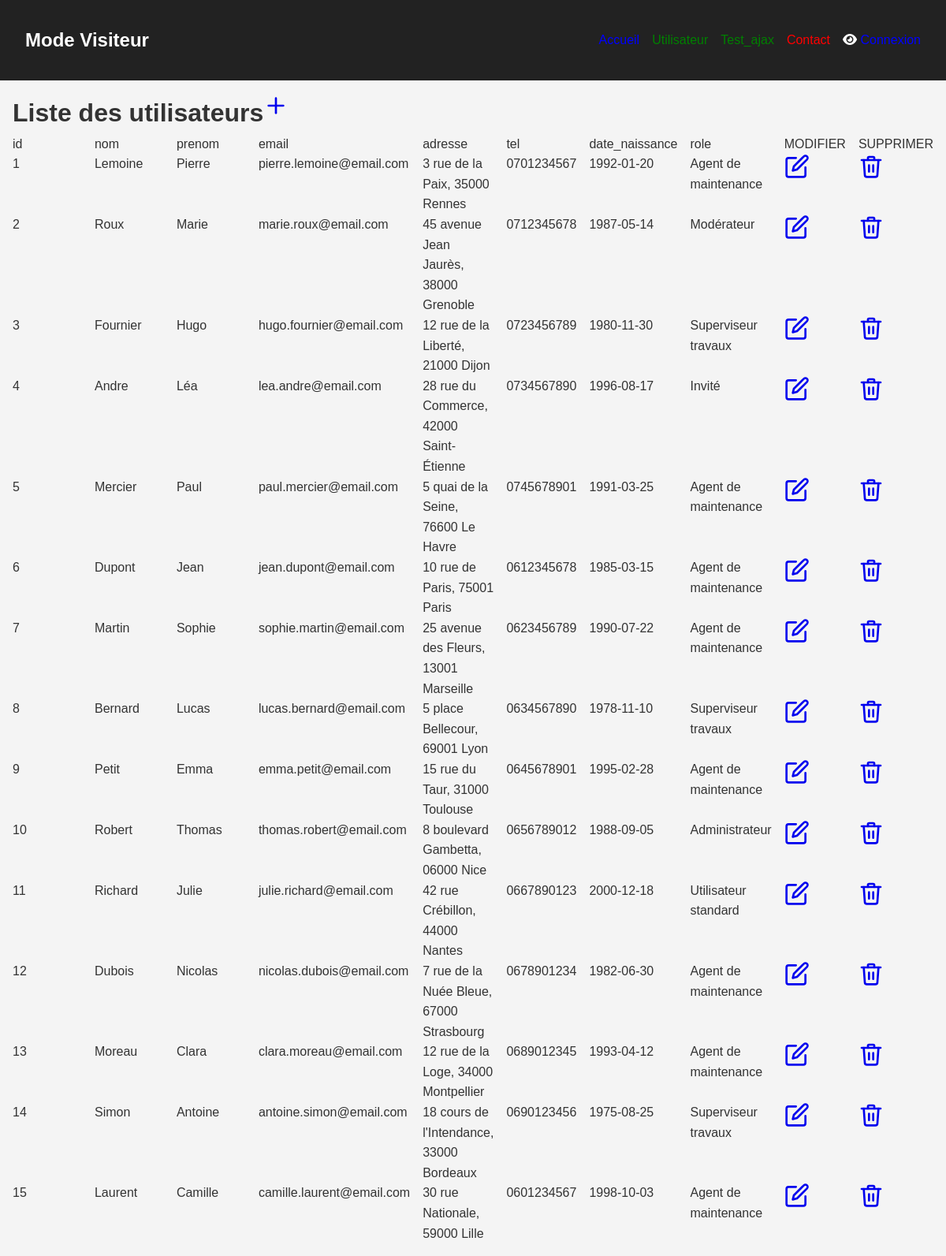
The app's page /?page=utilisateur_list with its own data.
### tables this page shows
CREATE TABLE
    IF NOT EXISTS utilisateur (
        id_utilisateur INTEGER NOT NULL AUTO_INCREMENT,
        nom VARCHAR(50) NOT NULL,
        prenom VARCHAR(50) NOT NULL,
        email VARCHAR(100) NOT NULL,
        mdp TEXT NOT NULL,
        adresse TEXT NOT NULL,
        tel VARCHAR(10) NOT NULL,
        date_naissance DATE NOT NULL,
        id_role INTEGER NOT NULL,
        PRIMARY KEY (id_utilisateur),
        KEY fk_utilisateur_role (id_role)
    );

CREATE TABLE
    IF NOT EXISTS role (
        id_role INTEGER NOT NULL AUTO_INCREMENT,
        libelle TEXT NOT NULL,
        niveau_perm INTEGER NOT NULL,
        PRIMARY KEY (id_role)
    );

### index.php (called while the page is built, shortened)
<?php
require "./php/controller/routes.php";
require "./php/controller/helpers.php";
charger_page();

### php/controller/classes/NavElement.Class.php (called while the page is built, shortened)
<?php
class NavElement
{
    private $_libelle;
    private $_icone;
    private $_reference;
    private $_couleur;
    public static $_all_elt = [];
    public static function get_all_elt()
    {
        return self::$_all_elt;
    }
    public static function set_new_elt($_new_elt)
    {
        self::$_all_elt[$_new_elt->get_libelle()] = $_new_elt;
    }
    public function get_couleur()
    {
        return $this->_couleur;
    }
    public function set_couleur($_couleur)
    {
        $this->_couleur = $_couleur;
    }
    public function get_reference()
    {
        return $this->_reference;
    }
    public function set_reference($_reference)
    {
        $this->_reference = $_reference;
    }
    public function get_icone()
    {
        return $this->_icone;
    }
    public function set_icone($_icone)
    {
        $this->_icone = $_icone;
    }
    public function get_libelle()
    {
        return $this->_libelle;
    }
    public function set_libelle($_libelle)
    {
        $this->_libelle = $_libelle;
    }
}

### php/controller/classes/Utilisateur.Class.php (called while the page is built, shortened)
<?php
class Utilisateur
{
    private $_id_utilisateur;
    private $_nom;
    private $_prenom;
    private $_email;
    private $_adresse;
    private $_tel;
    private $_date_naissance;
    private $_id_role;
    public function get_adresse()
    {
        return $this->_adresse;
    }
    public function set_adresse($_adresse)
    {
        $this->_adresse = $_adresse;
    }
    public function get_tel()
    {
        return $this->_tel;
    }
    public function set_tel($_tel)
    {
        $this->_tel = $_tel;
    }
    public function get_date_naissance()
    {
        return $this->_date_naissance;
    }
    public function set_date_naissance($_date_naissance)
    {
        $this->_date_naissance = $_date_naissance;
    }
    public function get_id_role()
    {
        return $this->_id_role;
    }
    public function set_id_role($_id_role)
    {
        $this->_id_role = $_id_role;
    }
    public function get_id_utilisateur()
    {
        return $this->_id_utilisateur;
    }
    public function set_id_utilisateur($_id_utilisateur)
    {
        $this->_id_utilisateur = $_id_utilisateur;
    }
    public function get_prenom()
    {
        return $this->_prenom;
    }
    public function set_prenom($_prenom)
    {
        $this->_prenom = $_prenom;
    }
    public function get_email()
    {
        return $this->_email;
    }
    public function set_email($_email)
    {
        $this->_email = $_email;
    }
    public function get_nom()
    {
        return $this->_nom;
    }
    public function set_nom($_nom)
    {
        $this->_nom = $_nom;
    }
    public function __construct(array $data = [])
    {
        if (!empty($data)) {
            foreach ($data as $key => $value) {
                $methode = "set_" . $key;
                if (is_callable([$this, $methode])) {
                    $value = htmlspecialchars($value);
                }
            }
        }
    }
    public static function get_attributes()
    {
        $reflection = new ReflectionClass(Utilisateur::class);
        $props      = $reflection->getProperties();
        $names = array_map(fn($prop) => $prop->getName(), $props);
        return ($names);
    }
}

### php/model/services/DAO.Class.php (called while the page is built, shortened)
<?php
class DAO
{
    public static function select(string $table, ?array $colonnes = null, ?array $conditions = null, ?string $order_by = null, bool $api = false, bool $debug = false)
    {
        $str = json_encode($colonnes) . $table . json_encode($conditions) . $order_by;
        if (! str_contains($str, ";")) {
            $bdd = DbConnect::get_db();
            if ($colonnes == null) {
                $liste_colonnes = "*";
            } else {
                $liste_colonnes = implode(',', $colonnes);
            }
            $req_string  = "SELECT " . $liste_colonnes . " FROM " . $table;
            $where       = conditions_select($conditions);
            $req_string .= $where;
            $req_string .= $order_by == null ? "" : " ORDER BY " . $order_by;
            $requete     = $bdd->prepare($req_string);
            $liste = [];
            $requete->execute();
            while ($donnees = $requete->fetch(PDO::FETCH_ASSOC)) {
                if ($api) {
                    $liste[] = $donnees;
                } else {
                    $liste[] = new $table($donnees);
                }
            }
            return $liste;
        }
    }
    public static function find_by_id($table, $id)
    {
        if ($obj = DAO::select($table, null, ["id_" . $table => $id])) {
            return $obj[0];
        } else {return false;}
    }
}

### php/controller/helpers.php (called while the page is built)
<?php
function hashage($texte)
{
    $texte = sqrt(bin2hex(md5($texte)) . (strlen($texte) + 97));
    $texte = strlen($texte) % 2 == 0 ? bin2hex($texte) : bin2hex($texte . '9');
    return $texte;
}
function conditions_select(?array $conditions = null)
{
    if ($conditions == null) {
        return "";
    }
    $reponse = " WHERE ";
    foreach ($conditions as $key => $value) {
        if (is_array($value)) {
            $reponse .= $key . " in (";
            foreach ($value as $item) {
                $reponse .= $item . ",";
            }
            $reponse  = substr($reponse, 0, strlen($reponse) - 1);
            $reponse .= ") AND ";
        } else {
            if ($value == "") {
                $reponse .= $key . " is null AND ";
            } else {
                if (str_contains($value, '%')) {
                    $reponse .= $key . " like '" . $value . "' AND";
                } else {
                    if (str_contains($value, '->')) {
                        $reponse .= $key . " BETWEEN " . substr($value, 0, 1) . " and " . substr($value, -1, 1) . " AND ";
                    } else {
                        $reponse .= $key . " = '" . $value . "' AND ";
                    }
                }
            }
        }
    }
    $reponse  = substr($reponse, 0, strlen($reponse) - 4);
    return $reponse;
}

### php/controller/classes/Role.Class.php (called while the page is built, shortened)
<?php
class Role
{
    private $_libelle;
    public function get_libelle()
    {
        return $this->_libelle;
    }
    public function set_libelle($_libelle)
    {
        $this->_libelle = $_libelle;
    }
    public function __construct(array $data = [])
    {
        if (! empty($data)){
            foreach ($data as $key => $value) {
                $methode = "set_" . $key;
                if (is_callable([$this, $methode])){
                    $value = htmlspecialchars($value);
                }
            }
        }
    }
}

### php/view/list/utilisateur_list.php (the view)
<?php
$nb_colonne = count(Utilisateur::get_attributes())-1;
echo '
        <div class=flex>
        <h1>Liste des utilisateurs</h1>
        <a href="?page=utilisateur_form&mode=Ajouter"><my-icon name=plus-outline></my-icon></a>
        </div>
        <div class=grid_crud style=--cols:' . $nb_colonne . '>';
foreach (Utilisateur::get_attributes() as $attribut) {
    switch ($attribut) {
        case '_mdp':
            break;
        case '_id_utilisateur':
            echo '<div> id </div>';
            break;
        case '_id_role':
            echo '<div> role </div>';
            break;
        default:
            echo '<div>' . substr($attribut, 1) . '</div>';
            break;
    }
}
echo '<div>MODIFIER</div><div>SUPPRIMER</div>';
foreach (DAO::select('utilisateur') as $utilisateur) {
    foreach (Utilisateur::get_attributes() as $attribut) {
        switch ($attribut) {
            case '_mdp':
                break;
            case '_id_role':
                $valeur = DAO::find_by_id('role', $utilisateur->get_id_role())->get_libelle();
                echo '<div>' . $valeur . '</div>';
                break;
            default:
                $get    = 'get' . $attribut;
                $valeur = $utilisateur->$get();
                echo '<div>' . $valeur . '</div>';
                break;
        }
    }
    echo '<a href="?page=utilisateur_form&mode=Modifier&id_utilisateur=' . $utilisateur->get_id_utilisateur() . '"><my-icon name=edit-outline></my-icon></a>
    <a href="?page=utilisateur_form&mode=Supprimer&id_utilisateur=' . $utilisateur->get_id_utilisateur() . '"><my-icon name=trash-outline></my-icon></a>';
}
echo '</div>';

### php/view/general/head.php
<?php
echo '<!DOCTYPE html>
<html lang="fr">
<head>
    <meta charset="UTF-8">
    <meta name="viewport" content="width=device-width, initial-scale=1.0">
    <title>Site 1</title>
    <link rel="stylesheet" href="css/global.css">
    <link rel="stylesheet" href="css/forms.css">
    <link rel="stylesheet" href="css/responsive.css">
    <link rel="stylesheet" href="css/icon.css">
    <link rel="stylesheet" href="css/root.css">
    <link rel="stylesheet" href="css/style.css">
</head>
<body>';

### php/view/general/header.php (shortened to what this page needs)
<?php
if ($_SESSION['utilisateur']->get_id_role() > 0) {
    $utilisateur['str']  = 'Bonjour ' . $_SESSION['utilisateur']->get_prenom() . '<br> role : ' . DAO::select('role', ['libelle'], ["id_role" => $_SESSION['utilisateur']->get_id_role()])[0]->get_libelle();
    $utilisateur['bool'] = true;
} else {
    $utilisateur['str']  = "Mode Visiteur";
    $utilisateur['bool'] = false;
}
echo '<header class="bg-dark p-1">
        <nav class="flex justify-between align-center container">
            <h2>' . $utilisateur['str'] . '</h2>
            <div class="flex gap-1">';
foreach (NavElement::get_all_elt() as $value) {
    switch ([$value->get_libelle(), $utilisateur['bool']]) {
        case (['Deconnexion', false]):
            break;
        default:
            echo '<a href=' . $value->get_reference() . ' class="td-none nav-icon">
            <span class="fas fa-' . $value->get_icone() . '"></span>
            <span class="nav-text ' . $value->get_couleur() . '">' . $value->get_libelle() . '</span></a>';
            break;
    }
}
echo '            </div>
        </nav>
    </header>
    <main class="container">
';

### php/controller/routes.php
<?php
function charger_page()
{
    $route[''] = new Route(["chemin" => "view/general/accueil","role_requis"=>0]);
    $route['accueil'] = new Route(["chemin" => "view/general/accueil","role_requis"=>0]);
    $route['contact'] = new Route(["chemin" => "view/form/contact","role_requis"=>0]);
    $route['utilisateur_list'] = new Route(["chemin" => "view/list/utilisateur_list","role_requis"=>0]);
    $route['connexion'] = new Route(["chemin" => "view/form/connexion","role_requis"=>0]);
    $route['utilisateur_form'] = new Route(["chemin" => "view/form/utilisateur_form","role_requis"=>0]);
    $route['test_ajax'] = new Route(["chemin" => "view/form/test_ajax","role_requis"=>0]);
    $route['action_connexion'] = new Route(["chemin" => "controller/action/action_connexion","role_requis"=>0]);
    $route['action_utilisateur'] = new Route(["chemin" => "controller/action/action_utilisateur","role_requis"=>0]);
    require "./php/view/general/head.php";
    require "./php/view/general/header.php";
    $page = isset($_GET["page"]) ? $_GET["page"] : "";
    if (isset($route[$page])) {
        require "./php/" . $route[$page]->get_chemin() . ".php";
    } else {
        require "./php/view/general/accueil.php";
    }
    require "./php/view/general/footer.php";
}

### php/view/general/footer.php
<?php
echo '
    </main>
    <script src="./js/icon.js"></script>
</body>
</html>';

### css/global.css (style rules this page uses)
* { box-sizing: border-box; margin: 0; padding: 0; }
:root { --primary: #0056b3; --bg: #f4f4f4; --text: #333; --white: #fff; --dark: #222; }
body { font-family: sans-serif; background: var(--bg); color: var(--text); line-height: 1.6; }
.container { max-width: 1200px; margin: 0 auto; padding: 1rem; }
.flex { display: flex; }
.gap-1 { gap: 1rem; }
.align-center { align-items: center; }
.justify-between { justify-content: space-between; }
.p-1 { padding: 1rem; }
.bg-dark { background: var(--dark); color: var(--white); }
.td-none { text-decoration: none; color: inherit; }

### css/root.css (style rules this page uses)
.bleu { color:blue; }
.vert { color:green; }
.rouge { color:red; }

### css/style.css (style rules this page uses)
.grid_crud { display: grid; grid-template-columns: repeat(var(--cols), 1fr) 0.2fr 0.2fr; column-gap: 1rem; }

### records on screen
utilisateur: id_utilisateur "1", nom "Lemoine", prenom "Pierre", email "pierre.lemoine@email.com", adresse "3 rue de la Paix, 35000 Rennes", tel "0701234567", date_naissance "1992-01-20", id_role.libelle "Agent de maintenance"
utilisateur: id_utilisateur "2", nom "Roux", prenom "Marie", email "marie.roux@email.com", adresse "45 avenue Jean Jaurès, 38000 Grenoble", tel "0712345678", date_naissance "1987-05-14", id_role.libelle "Modérateur"
utilisateur: id_utilisateur "3", nom "Fournier", prenom "Hugo", email "hugo.fournier@email.com", adresse "12 rue de la Liberté, 21000 Dijon", tel "0723456789", date_naissance "1980-11-30", id_role.libelle "Superviseur travaux"
utilisateur: id_utilisateur "4", nom "Andre", prenom "Léa", email "lea.andre@email.com", adresse "28 rue du Commerce, 42000 Saint-Étienne", tel "0734567890", date_naissance "1996-08-17", id_role.libelle "Invité"
utilisateur: id_utilisateur "5", nom "Mercier", prenom "Paul", email "paul.mercier@email.com", adresse "5 quai de la Seine, 76600 Le Havre", tel "0745678901", date_naissance "1991-03-25", id_role.libelle "Agent de maintenance"
utilisateur: id_utilisateur "6", nom "Dupont", prenom "Jean", email "jean.dupont@email.com", adresse "10 rue de Paris, 75001 Paris", tel "0612345678", date_naissance "1985-03-15", id_role.libelle "Agent de maintenance"
utilisateur: id_utilisateur "7", nom "Martin", prenom "Sophie", email "sophie.martin@email.com", adresse "25 avenue des Fleurs, 13001 Marseille", tel "0623456789", date_naissance "1990-07-22", id_role.libelle "Agent de maintenance"
utilisateur: id_utilisateur "8", nom "Bernard", prenom "Lucas", email "lucas.bernard@email.com", adresse "5 place Bellecour, 69001 Lyon", tel "0634567890", date_naissance "1978-11-10", id_role.libelle "Superviseur travaux"
utilisateur: id_utilisateur "9", nom "Petit", prenom "Emma", email "emma.petit@email.com", adresse "15 rue du Taur, 31000 Toulouse", tel "0645678901", date_naissance "1995-02-28", id_role.libelle "Agent de maintenance"
utilisateur: id_utilisateur "10", nom "Robert", prenom "Thomas", email "thomas.robert@email.com", adresse "8 boulevard Gambetta, 06000 Nice", tel "0656789012", date_naissance "1988-09-05", id_role.libelle "Administrateur"
utilisateur: id_utilisateur "11", nom "Richard", prenom "Julie", email "julie.richard@email.com", adresse "42 rue Crébillon, 44000 Nantes", tel "0667890123", date_naissance "2000-12-18", id_role.libelle "Utilisateur standard"
utilisateur: id_utilisateur "12", nom "Dubois", prenom "Nicolas", email "nicolas.dubois@email.com", adresse "7 rue de la Nuée Bleue, 67000 Strasbourg", tel "0678901234", date_naissance "1982-06-30", id_role.libelle "Agent de maintenance"
utilisateur: id_utilisateur "13", nom "Moreau", prenom "Clara", email "clara.moreau@email.com", adresse "12 rue de la Loge, 34000 Montpellier", tel "0689012345", date_naissance "1993-04-12", id_role.libelle "Agent de maintenance"
utilisateur: id_utilisateur "14", nom "Simon", prenom "Antoine", email "antoine.simon@email.com", adresse "18 cours de l'Intendance, 33000 Bordeaux", tel "0690123456", date_naissance "1975-08-25", id_role.libelle "Superviseur travaux"
utilisateur: id_utilisateur "15", nom "Laurent", prenom "Camille", email "camille.laurent@email.com", adresse "30 rue Nationale, 59000 Lille", tel "0601234567", date_naissance "1998-10-03", id_role.libelle "Agent de maintenance"

### other values on screen
$utilisateur['str'] "Mode Visiteur"
$value->get_libelle() "Utilisateur"
$value->get_libelle() "Test_ajax"
$value->get_libelle() "Contact"
substr($attribut, 1) "nom"
substr($attribut, 1) "prenom"
substr($attribut, 1) "email"
substr($attribut, 1) "adresse"
substr($attribut, 1) "tel"
substr($attribut, 1) "date_naissance"
